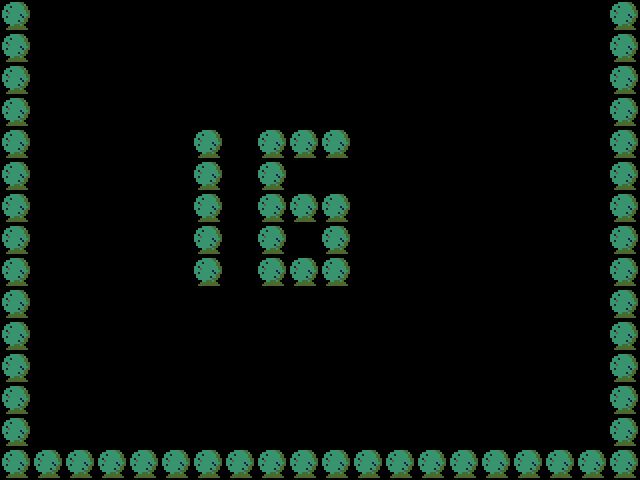

This game map was drawn from its Tiled (.tmx) file and the tilesets committed beside it. A one-line description and the full map source follow:
An orthogonal 20x15 tile map with 32x32 px tiles, 1 tile layer (object).

<map version="1.0" orientation="orthogonal" renderorder="right-down" width="20" height="15" tilewidth="32" tileheight="32" nextobjectid="1">
 <tileset firstgid="1" name="tileset" tilewidth="32" tileheight="32" tilecount="64" columns="8">
  <image source="tileset.png" width="256" height="256" />
 </tileset>
 <layer name="object" width="20" height="15">
  <data encoding="csv">
3,0,0,0,0,0,0,0,0,0,0,0,0,0,0,0,0,0,0,3,
3,0,0,0,0,0,0,0,0,0,0,0,0,0,0,0,0,0,0,3,
3,0,0,0,0,0,0,0,0,0,0,0,0,0,0,0,0,0,0,3,
3,0,0,0,0,0,0,0,0,0,0,0,0,0,0,0,0,0,0,3,
3,0,0,0,0,0,3,0,3,3,3,0,0,0,0,0,0,0,0,3,
3,0,0,0,0,0,3,0,3,0,0,0,0,0,0,0,0,0,0,3,
3,0,0,0,0,0,3,0,3,3,3,0,0,0,0,0,0,0,0,3,
3,0,0,0,0,0,3,0,3,0,3,0,0,0,0,0,0,0,0,3,
3,0,0,0,0,0,3,0,3,3,3,0,0,0,0,0,0,0,0,3,
3,0,0,0,0,0,0,0,0,0,0,0,0,0,0,0,0,0,0,3,
3,0,0,0,0,0,0,0,0,0,0,0,0,0,0,0,0,0,0,3,
3,0,0,0,0,0,0,0,0,0,0,0,0,0,0,0,0,0,0,3,
3,0,0,0,0,0,0,0,0,0,0,0,0,0,0,0,0,0,0,3,
3,0,0,0,0,0,0,0,0,0,0,0,0,0,0,0,0,0,0,3,
3,3,3,3,3,3,3,3,3,3,3,3,3,3,3,3,3,3,3,3
</data>
 </layer>
</map>
